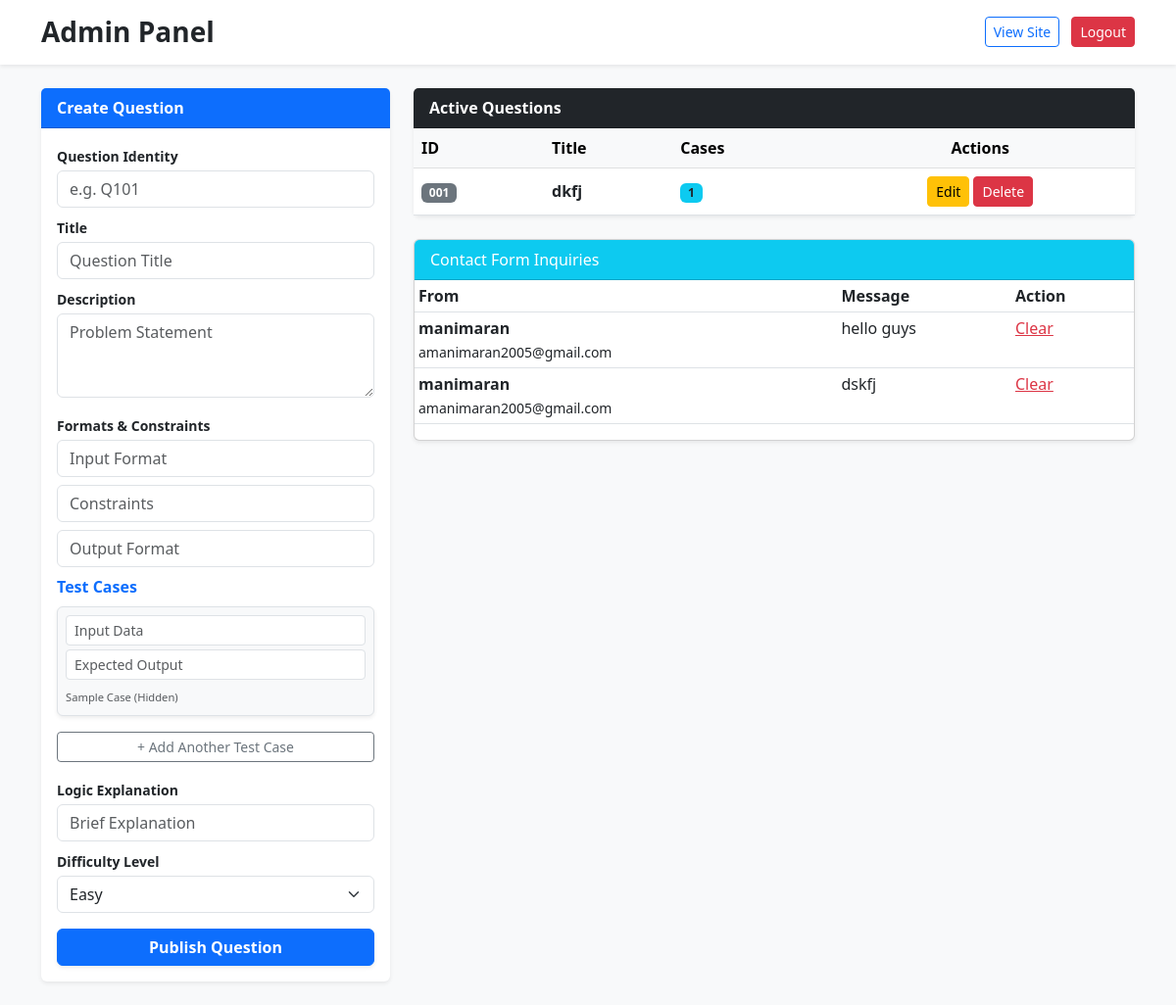
Page /admin (signed in) on the earlier database version.
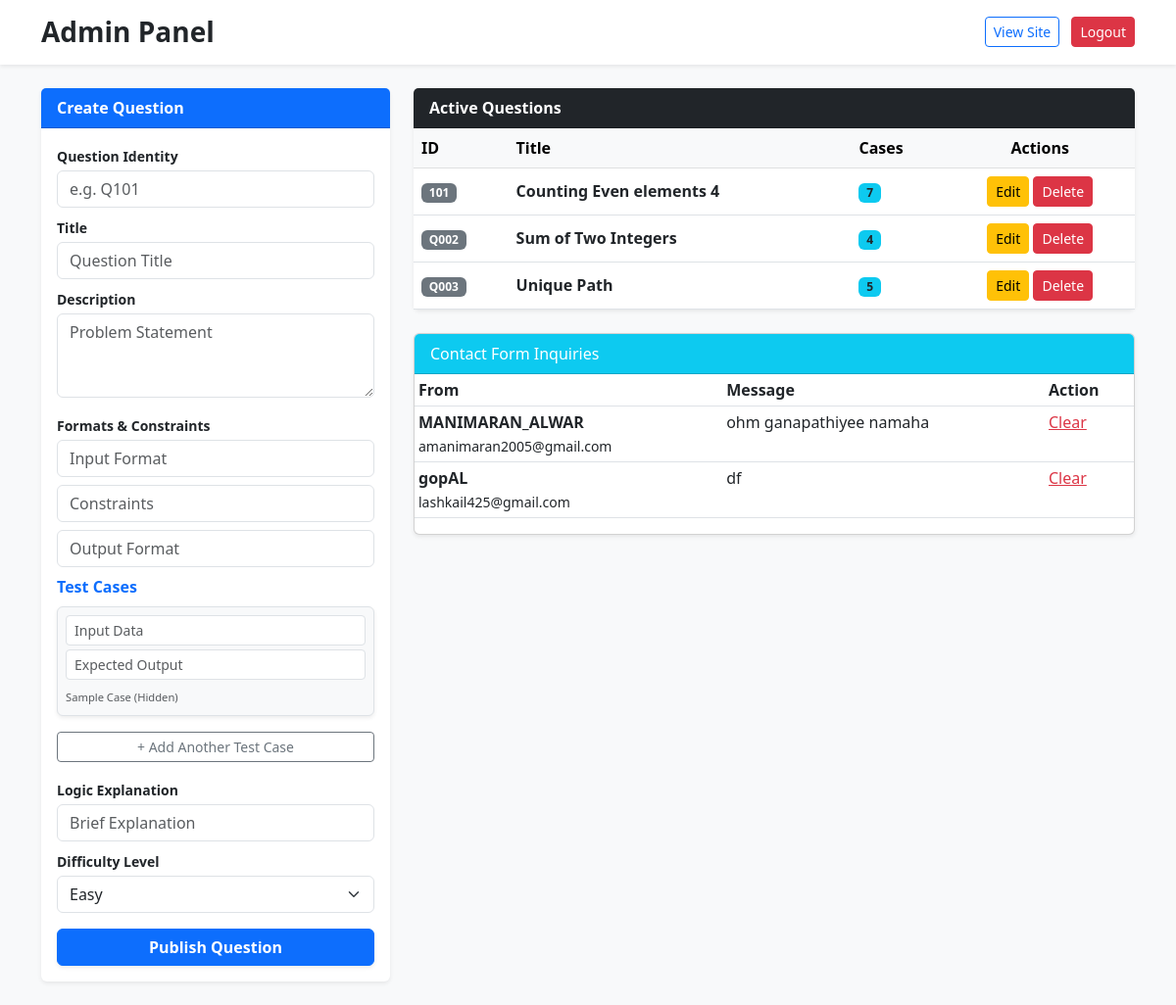
Same page on the later database version.
### app.py (models this page shows)
class Question(db.Model):
    id = db.Column(db.Integer, primary_key=True)
    question_id = db.Column(db.String(10), unique=True)
    title = db.Column(db.String(100))
    description = db.Column(db.Text)
    input_format = db.Column(db.Text)
    constraints = db.Column(db.Text)
    output_format = db.Column(db.Text)
    explanation = db.Column(db.Text)
    difficulty = db.Column(db.String(50))
    test_cases = db.relationship('TestCase', backref='question', cascade="all, delete-orphan")

class Message(db.Model):
    id = db.Column(db.Integer, primary_key=True)
    name = db.Column(db.String(100))
    email = db.Column(db.String(100))
    content = db.Column(db.Text)

### app.py (the view)
@app.route('/admin')
@login_required
def admin_panel():
    messages = Message.query.all()
    questions = Question.query.all()
    return render_template('admin.html',  messages=messages, questions=questions)

### app.py (called while the page is built)
@login_manager.user_loader
def load_user(user_id):
    return User.query.get(int(user_id))

### templates/admin.html (shortened to what this page needs)
<!DOCTYPE html>
<html lang="en">
<head>
    <link href="https://cdn.jsdelivr.net/npm/bootstrap@5.3.0/dist/css/bootstrap.min.css" rel="stylesheet">
</head>
<body class="bg-light">
    <div class="container-fluid bg-white shadow-sm mb-4 p-3">
        <div class="container d-flex justify-content-between align-items-center">
            <h3 class="m-0 text-dark fw-bold">Admin Panel</h3>
            <div>
                <a href="/student_problem_view" class="btn btn-outline-primary btn-sm me-2">View Site</a>
                <a href="/logout" class="btn btn-danger btn-sm">Logout</a>
            </div>
        </div>
    </div>
    <div class="container">
        <div class="row">
            <div class="col-lg-4">
                <div class="card mb-4 shadow-sm border-0">
                    <div class="card-header bg-primary text-white fw-bold">Create Question</div>
                    <div class="card-body">
                        <form action="/admin/question_add" method="POST">
                            <label class="small fw-bold mb-1">Question Identity</label>
                            <input type="text" name="question_id" class="form-control mb-2" placeholder="e.g. Q101" required>
                            <label class="small fw-bold mb-1">Title</label>
                            <input type="text" name="title" class="form-control mb-2" placeholder="Question Title" required>
                            <label class="small fw-bold mb-1">Description</label>
                            <textarea name="description" class="form-control mb-3" placeholder="Problem Statement" rows="3"></textarea>
                            <label class="small fw-bold mb-1">Formats & Constraints</label>
                            <input type="text" name="input_format" class="form-control mb-2" placeholder="Input Format" required>
                            <input type="text" name="constraints" class="form-control mb-2" placeholder="Constraints" required>
                            <input type="text" name="output_format" class="form-control mb-2" placeholder="Output Format" required>
                            <div id="test-cases-container" class="mb-3">
                                <label class="fw-bold mb-2 text-primary">Test Cases</label>
                                <div class="test-case-row border rounded p-2 mb-2 bg-light shadow-sm">
                                    <input type="text" name="test_inputs[]" class="form-control form-control-sm mb-1" placeholder="Input Data" required>
                                    <input type="text" name="test_outputs[]" class="form-control form-control-sm mb-1" placeholder="Expected Output" required>
                                    <small class="text-muted" style="font-size: 0.7rem;">Sample Case (Hidden)</small>
                                </div>
                            </div>
                            <button type="button" class="btn btn-sm btn-outline-secondary w-100 mb-3" onclick="addTestCase()">
                                + Add Another Test Case
                            </button>
                            <label class="small fw-bold mb-1">Logic Explanation</label>
                            <input type="text" name="explanation" class="form-control mb-2" placeholder="Brief Explanation" required>
                            <label class="small fw-bold mb-1">Difficulty Level</label>
                            <select class="form-select mb-3" name="difficulty">
                                <option value="Easy">Easy</option>
                            </select>
                            <button type="submit" class="btn btn-primary w-100 fw-bold shadow-sm">Publish Question</button>
                        </form>
                    </div>
                </div>
            </div>
            <div class="col-lg-8">
                <div class="card shadow-sm mb-4 border-0">
                    <div class="card-header bg-dark text-white fw-bold">Active Questions</div>
                    <div class="table-responsive">
                        <table class="table table-hover align-middle mb-0">
                            <thead class="table-light">
                                <tr>
                                    <th>ID</th>
                                    <th>Title</th>
                                    <th>Cases</th>
                                    <th class="text-center">Actions</th>
                                </tr>
                            </thead>
                            <tbody>
                                {% for q in questions %}
                                <tr>
                                    <td><span class="badge bg-secondary">{{ q.question_id }}</span></td>
                                    <td class="fw-semibold">{{ q.title }}</td>
                                    <td>
                                        <span class="badge bg-info text-dark">{{ q.test_cases|length }}</span>
                                    </td>
                                    <td class="text-center">
                                        <a href="/admin/update/{{ q.id }}" class="btn btn-warning btn-sm">Edit</a>
                                        <a href="/admin/delete_question/{{ q.id }}" class="btn btn-danger btn-sm" onclick="return confirm('Delete this question?')">Delete</a>
                                    </td>
                                </tr>
                                {% endfor %}
                            </tbody>
                        </table>
                    </div>
                </div>
                <div class="card shadow-sm">
                    <div class="card-header bg-info text-white">Contact Form Inquiries</div>
                    <div class="table-responsive">
                        <table class="table table-sm">
                            <thead><tr><th>From</th><th>Message</th><th>Action</th></tr></thead>
                            <tbody>
                                {% for m in messages %}
                                <tr>
                                    <td><strong>{{ m.name }}</strong><br><small>{{ m.email }}</small></td>
                                    <td>{{ m.content }}</td>
                                    <td><a href="/admin/delete_msg/{{ m.id }}" class="text-danger">Clear</a></td>
                                </tr>
                                {% endfor %}
                            </tbody>
                        </table>
                    </div>
                </div>
            </div>
        </div>
    </div>
</body>
</html>

### templates/admin.html (style rules this page uses)
.test-case-row { transition: all 0.2s ease; }
.table-responsive { max-height: 500px; overflow-y: auto; }

Differences in the rows shown:
changed Question: question_id "001" → "101"; title "dkfj" → "Counting Even elements 4"; test_cases|length "1" → "7"
added Question: question_id "Q002", title "Sum of Two Integers", test_cases|length "4"
added Question: question_id "Q003", title "Unique Path", test_cases|length "5"
changed Message "amanimaran2005@gmail.com": name "manimaran" → "MANIMARAN_ALWAR"; content "hello guys" → "ohm ganapathiyee namaha"
changed Message: name "manimaran" → "gopAL"; email "amanimaran2005@gmail.com" → "lashkail425@gmail.com"; content "dskfj" → "df"
